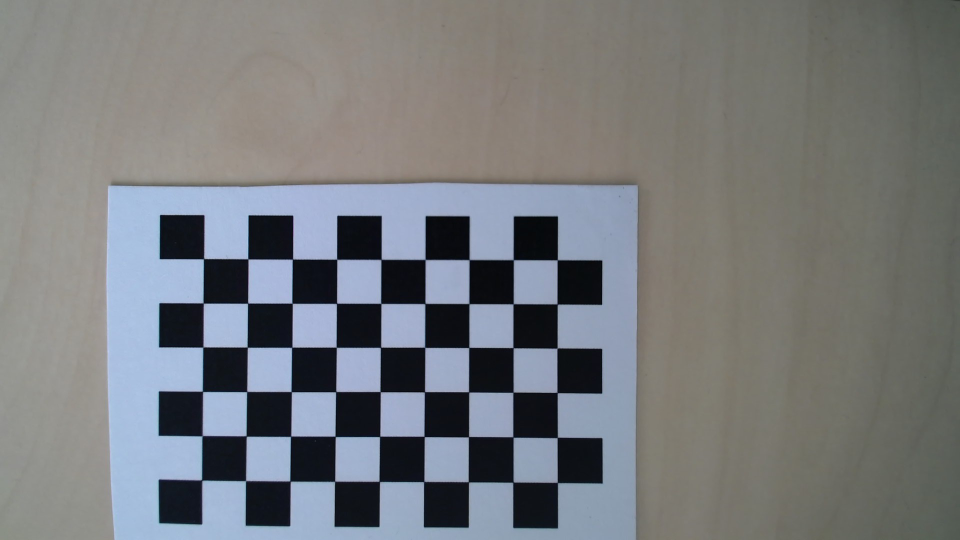
#> input picture resources/calibration_images/focus_20%/10_20%.jpg, 1920 x 1080 px (shown at 1/2 size)
$ python -i vision_old.py   (imports and definitions only)
#> lines starting #> are read from the running program, lines starting #| are printed output that depends on the picture
# TODO get rid of all TODO's
# TODO make file header comment
# TODO make the docstrings good.
# TODO create a visualize everything function and add text to it.
# TODO make all errors have the name of the class in them.
# TODO check for any inconsistencies at all
# TODO refactor the class so that the logical flow is clean - use subclasses
# TODO go through all the code and check if any of it is unused or completely irrelevent
# TODO not focussing properly
# TODO go through the logical flow and ask see if the correcting and resizing should be done automatically
# TODO why is it so slow on startup - optimise for efficiency

# =============================================================================

import os
import glob
import cv2 as cv
import numpy as np
from typing import Optional, Tuple, List


def tested(func):
    """
    Decorator that marks a function or method as tested by adding a
    'tested' attribute set to True.

    This can be used to programmatically check whether a function has
    been confirmed to work as expected.

    Args:
        func (callable): The function or method to mark as tested.

    Returns:
        callable: The original function with a 'tested' attribute.

    Usage:
        @tested
        def my_function():
            pass

        # Later, check if the method is tested:
        if hasattr(obj.my_function, 'tested'):
            print("Method is tested!")
    """

    func.tested = True
    return func


class VisionError(Exception):
    """
    Base exception for all Vision-related errors.

    This is the parent class for all Vision-specific
    exceptions. Catch this to handle any Vision error
    generically.

    Example:
        try:
            with Vision(0) as camera:
                camera._calibration_solve_constants()
        except VisionError as e:
            print(f"Micromanipulator vision error: {e}")
    """

    @tested
    def __init__(self, message: str) -> None:
        """
        Initialize the VisionError with a descriptive
        message.

        Args:
            message (str): Error description
        """
        super().__init__(message)


class VisionConnectionError(VisionError):
    """
    Exception for camera connection and hardware issues. Derived from
    the VisionError class.
    """

    @tested
    def __init__(self, message: str) -> None:
        super().__init__(message)


class VisionCalibrationError(VisionError):
    """
    Exception for camera calibration processing issues. Derived from
    the VisionError class.
    """

    @tested
    def __init__(self, message: str) -> None:
        super().__init__(message)


class Vision:
    """
    TODO talk about calibration height with tool and the type of camera logi c930e- specs and setting focus.
    """

    # -------------------------------------------------------------------------
    # Class constants----------------------------------------------------------
    # -------------------------------------------------------------------------

    DEFAULT_FRAME_SCALE_FACTOR = 1

    # Hardware measurements
    BASE_TO_DISK_CENTER = 76.4  # mm
    DISK_RADIUS = 74.5

    # Camera constants
    DEFAULT_CAMERA_CHANNEL = 0
    DEFAULT_CAMERA_WIDTH = 1920
    DEFAULT_CAMERA_HEIGHT = 1080
    DEFAULT_FOCUS_LEVEL = 45
    NUM_INIT_FRAMES = 10

    # Calibration specific settings
    CHESSBOARD_SIZE = (9, 6)
    CALIBRATION_IMAGES_FOLDER = "calibration_images"
    CALIBRATION_FILE = "calibration_data.npz"
    CALIBRATION_DISPLAY_TIME_MS = 100
    CALIBRATION_WINDOW_NAME = "Chessboard"

    # Corner refinement parameters
    CORNER_REFINEMENT_MAX_ITERATIONS = 30
    CORNER_REFINEMENT_EPSILON = 0.001
    CORNER_REFINEMENT_WINDOW_SIZE = (11, 11)
    CORNER_REFINEMENT_ZERO_ZONE = (-1, -1)

    # Calibration quality thresholds
    EXCELLENT_CALIBRATION_THRESHOLD = 0.5
    GOOD_CALIBRATION_THRESHOLD = 1.0
    ACCEPTABLE_CALIBRATION_THRESHOLD = 2.0

    # Calibration constant keys
    NPZ_KEY_CAMERA_MATRIX = "camera_matrix"
    NPZ_KEY_DIST_COEFFS = "dist_coeffs"
    NPZ_KEY_ROTATION_VECS = "rotation_vecs"
    NPZ_KEY_TRANSLATION_VECS = "translation_vecs"
    NPZ_KEY_REPROJECTION_ERROR = "reprojection_error"

    # Configure the free scaling parameter that controls how much of the
    # original frame is kept after undistortion.
    DEFAULT_ALPHA = 0
    ALPHA_MIN_VALUE = 0.0
    ALPHA_MAX_VALUE = 1.0

    # Robot head detection constants
    ROBOT_HEAD_HSV_LOWER_THRESHOLD = (40, 50, 50)
    ROBOT_HEAD_HSV_UPPER_THRESHOLD = (80, 255, 255)
    ROBOT_HEAD_MIN_AREA = 500
    ROBOT_HEAD_APPROX_EPSILON = 0.02

    # Rock detection constants.
    ROCK_GRAY_UPPER_THRESHOLD = 80
    ROCK_MIN_AREA_PIXELS = 20
    ROCK_MAX_AREA_PIXELS = 5000
    ROCK_BLUR_KERNEL = (3, 3)
    ROCK_MORPH_KERNEL_SIZE = 3

    # Useful color codes
    RED = (0, 0, 255)
    GREEN = (0, 255, 0)
    BLUE = (255, 0, 0)
    CYAN = (255, 255, 0)

    # -------------------------------------------------------------------------
    # Initialization methods---------------------------------------------------
    # -------------------------------------------------------------------------

    @tested
    def __init__(
        self,
        camera_index: int = DEFAULT_CAMERA_CHANNEL,
        frame_scale_factor: float = DEFAULT_FRAME_SCALE_FACTOR,
        calibration_debug: bool = False,
    ) -> None:
        """
        Initialize Vision with camera and calibration
        setup.

        Creates a new vision system instance with the specified camera
        and display settings. Automatically loads existing calibration
        data or performs new calibration if none exists.

        Args:
            camera_index (int, optional): Camera device index. Defaults
                to DEFAULT_CAMERA_CHANNEL.
            frame_scale_factor (float, optional): Display scaling factor
                for frames. Defaults to DEFAULT_FRAME_SCALE_FACTOR.
            calibration_debug (bool, optional): Enable calibration debug
                output and visualization. Defaults to False.

        Raises:
            VisionCalibrationError: If calibration
                creation or loading fails.
        """

        # Get important file paths.
        self._current_dir = os.path.dirname(__file__)
        self._root_dir = os.path.dirname(os.path.dirname(self._current_dir))

        # Store configuration parameters
        self._camera_index = camera_index
        self._frame_scale_factor = frame_scale_factor
        self._calibration_debug = calibration_debug

        # Camera state
        self._camera: Optional[cv.VideoCapture] = None

        # Calibration state
        self._camera_matrix: Optional[np.ndarray] = None
        self._dist_coeffs: Optional[np.ndarray] = None
        self._rotation_vecs: Optional[List[np.ndarray]] = None
        self._translation_vecs: Optional[List[np.ndarray]] = None
        self._reprojection_error: Optional[float] = None

        # Check and create default calibration if missing, then load
        default_path = os.path.join(self._current_dir, self.CALIBRATION_FILE)
        if not os.path.exists(default_path):
            self._calibration_run()
        self._load_calibration_data()

        self._initialize_camera()

    # [330 lines left out: functions __enter__, __exit__, __str__, _calibration_load_frames, _calibration_find_chessboard_corners, _calibration_solve_constants and 2 more, not called in this run]

    @tested
    def _load_calibration_data(self) -> None:
        """
        Load previously saved calibration data from NPZ file.

        Reads camera matrix, distortion coefficients, and other
        calibration parameters from the calibration file and stores them
        in instance variables.

        Raises:
            VisionCalibrationError: If calibration file
                not found or data cannot be loaded/parsed.
        """

        # Build file path
        load_path = os.path.join(self._current_dir, self.CALIBRATION_FILE)

        # Check if file exists
        if not os.path.exists(load_path):
            raise VisionCalibrationError(
                f"Vision._load_calibration_data: "
                f"Calibration file not found: {load_path}"
            )

        # Load calibration data from file
        try:
            data = np.load(load_path)

            # Load core calibration data
            self._camera_matrix = data[self.NPZ_KEY_CAMERA_MATRIX]
            self._dist_coeffs = data[self.NPZ_KEY_DIST_COEFFS]
            self._rotation_vecs = data[self.NPZ_KEY_ROTATION_VECS]
            self._translation_vecs = data[self.NPZ_KEY_TRANSLATION_VECS]
            self._reprojection_error = float(
                data[self.NPZ_KEY_REPROJECTION_ERROR]
            )

        except Exception as e:
            raise VisionCalibrationError(
                f"Vision._load_calibration_data: "
                f"Failed to load calibration data from {load_path}: {str(e)}"
            )

    # -------------------------------------------------------------------------
    # Private vision methods---------------------------------------------------
    # -------------------------------------------------------------------------

    # [1108 lines left out: functions _initialize_camera, _visualize_orientation, _visualize_disk, _visualize_robot_head, _visualize_rocks, _display and 21 more, not called in this run]


# ==============================================================================
# ==============================================================================
# ==============================================================================
# ==============================================================================

# [26 lines not run here, left out]

>>> import cv2
>>> picture = cv2.imread('../../resources/calibration_images/focus_20%/10_20%.jpg', cv2.IMREAD_GRAYSCALE)
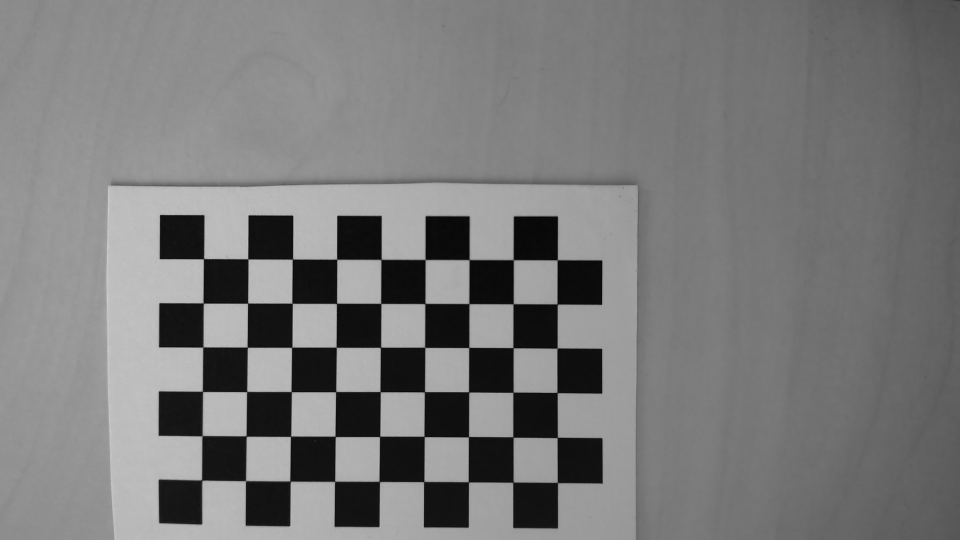
#> picture: shape (1080, 1920) (shown at 1/2 size); min 0, max 212, mean 121.4
>>> result = Vision().detect_rocks(picture)
#> (reads micromanipulator_tools/utils/calibration_data.npz from the repository)
#> (the run stopped early here; a loop or call above may not have finished)
